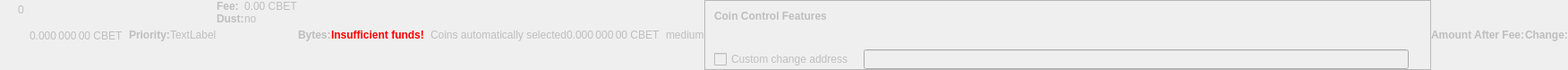
    <widget class="QWidget" name="dummyHideWidget" native="true">
     <property name="enabled">
      <bool>false</bool>
     </property>
     <property name="maximumSize">
      <size>
       <width>100</width>
       <height>22</height>
      </size>
     </property>
     <layout class="QHBoxLayout" name="dummyHideLayout">
      <property name="spacing">
       <number>0</number>
      </property>
      <property name="leftMargin">
       <number>0</number>
      </property>
      <property name="topMargin">
       <number>0</number>
      </property>
      <property name="rightMargin">
       <number>0</number>
      </property>
      <property name="bottomMargin">
       <number>0</number>
      </property>
      <item>
       <layout class="QFormLayout" name="formLayoutCoinControl1">
        <property name="horizontalSpacing">
         <number>10</number>
        </property>
        <property name="verticalSpacing">
         <number>14</number>
        </property>
        <property name="leftMargin">
         <number>10</number>
        </property>
        <property name="topMargin">
         <number>4</number>
        </property>
        <property name="rightMargin">
         <number>6</number>
        </property>
        <item row="0" column="1">
         <widget class="QLabel" name="labelCoinControlBytes">
          <property name="cursor">
           <cursorShape>IBeamCursor</cursorShape>
          </property>
          <property name="contextMenuPolicy">
           <enum>Qt::ActionsContextMenu</enum>
          </property>
          <property name="text">
           <string notr="true">0</string>
          </property>
          <property name="textInteractionFlags">
           <set>Qt::LinksAccessibleByMouse|Qt::TextSelectableByKeyboard|Qt::TextSelectableByMouse</set>
          </property>
         </widget>
        </item>
       </layout>
      </item>
      <item>
       <widget class="QLabel" name="labelCoinControlAfterFee">
        <property name="enabled">
         <bool>false</bool>
        </property>
        <property name="sizePolicy">
         <sizepolicy hsizetype="Fixed" vsizetype="Fixed">
          <horstretch>0</horstretch>
          <verstretch>0</verstretch>
         </sizepolicy>
        </property>
        <property name="minimumSize">
         <size>
          <width>111</width>
          <height>12</height>
         </size>
        </property>
        <property name="maximumSize">
         <size>
          <width>111</width>
          <height>12</height>
         </size>
        </property>
        <property name="cursor">
         <cursorShape>IBeamCursor</cursorShape>
        </property>
        <property name="contextMenuPolicy">
         <enum>Qt::ActionsContextMenu</enum>
        </property>
        <property name="text">
         <string notr="true">0.000 000 00 CBET</string>
        </property>
        <property name="textInteractionFlags">
         <set>Qt::LinksAccessibleByMouse|Qt::TextSelectableByKeyboard|Qt::TextSelectableByMouse</set>
        </property>
       </widget>
      </item>
      <item>
       <widget class="QLabel" name="labelCoinControlPriorityText">
        <property name="enabled">
         <bool>false</bool>
        </property>
        <property name="font">
         <font>
          <weight>75</weight>
          <bold>true</bold>
         </font>
        </property>
        <property name="text">
         <string>Priority:</string>
        </property>
       </widget>
      </item>
      <item>
       <layout class="QHBoxLayout" name="horizontalLayout">
        <item>
         <widget class="QLabel" name="WarningLabel">
          <property name="text">
           <string>TextLabel</string>
          </property>
         </widget>
        </item>
       </layout>
      </item>
      <item>
       <layout class="QFormLayout" name="formLayoutCoinControl3">
        <property name="horizontalSpacing">
         <number>0</number>
        </property>
        <property name="verticalSpacing">
         <number>0</number>
        </property>
        <property name="leftMargin">
         <number>0</number>
        </property>
        <property name="topMargin">
         <number>0</number>
        </property>
        <property name="rightMargin">
         <number>0</number>
        </property>
        <item row="0" column="0">
         <widget class="QLabel" name="labelCoinControlFeeText">
          <property name="enabled">
           <bool>false</bool>
          </property>
          <property name="font">
           <font>
            <weight>75</weight>
            <bold>true</bold>
           </font>
          </property>
          <property name="text">
           <string>Fee:</string>
          </property>
          <property name="margin">
           <number>0</number>
          </property>
         </widget>
        </item>
        <item row="0" column="1">
         <widget class="QLabel" name="labelCoinControlFee">
          <property name="enabled">
           <bool>false</bool>
          </property>
          <property name="cursor">
           <cursorShape>IBeamCursor</cursorShape>
          </property>
          <property name="contextMenuPolicy">
           <enum>Qt::ActionsContextMenu</enum>
          </property>
          <property name="text">
           <string notr="true">0.00 CBET</string>
          </property>
          <property name="textInteractionFlags">
           <set>Qt::LinksAccessibleByMouse|Qt::TextSelectableByKeyboard|Qt::TextSelectableByMouse</set>
          </property>
         </widget>
        </item>
        <item row="1" column="0">
         <widget class="QLabel" name="labelCoinControlLowOutputText">
          <property name="enabled">
           <bool>false</bool>
          </property>
          <property name="font">
           <font>
            <weight>75</weight>
            <bold>true</bold>
           </font>
          </property>
          <property name="text">
           <string>Dust:</string>
          </property>
         </widget>
        </item>
        <item row="1" column="1">
         <widget class="QLabel" name="labelCoinControlLowOutput">
          <property name="enabled">
           <bool>false</bool>
          </property>
          <property name="cursor">
           <cursorShape>IBeamCursor</cursorShape>
          </property>
          <property name="contextMenuPolicy">
           <enum>Qt::ActionsContextMenu</enum>
          </property>
          <property name="text">
           <string>no</string>
          </property>
          <property name="textInteractionFlags">
           <set>Qt::LinksAccessibleByMouse|Qt::TextSelectableByKeyboard|Qt::TextSelectableByMouse</set>
          </property>
         </widget>
        </item>
       </layout>
      </item>
      <item>
       <widget class="QLabel" name="labelCoinControlBytesText">
        <property name="enabled">
         <bool>false</bool>
        </property>
        <property name="font">
         <font>
          <weight>75</weight>
          <bold>true</bold>
         </font>
        </property>
        <property name="text">
         <string>Bytes:</string>
        </property>
       </widget>
      </item>
      <item>
       <layout class="QFormLayout" name="formLayoutCoinControl2">
        <property name="horizontalSpacing">
         <number>0</number>
        </property>
        <property name="verticalSpacing">
         <number>0</number>
        </property>
        <property name="leftMargin">
         <number>0</number>
        </property>
        <property name="topMargin">
         <number>0</number>
        </property>
        <property name="rightMargin">
         <number>0</number>
        </property>
       </layout>
      </item>
      <item>
       <layout class="QHBoxLayout" name="horizontalLayoutCoinControl2">
        <property name="spacing">
         <number>0</number>
        </property>
        <property name="bottomMargin">
         <number>0</number>
        </property>
       </layout>
      </item>
      <item>
       <widget class="QLabel" name="labelCoinControlInsuffFunds">
        <property name="enabled">
         <bool>false</bool>
        </property>
        <property name="minimumSize">
         <size>
          <width>0</width>
          <height>0</height>
         </size>
        </property>
        <property name="font">
         <font>
          <weight>75</weight>
          <bold>true</bold>
         </font>
        </property>
        <property name="styleSheet">
         <string notr="true">color:red;font-weight:bold;</string>
        </property>
        <property name="text">
         <string>Insufficient funds!</string>
        </property>
        <property name="margin">
         <number>5</number>
        </property>
       </widget>
      </item>
      <item>
       <layout class="QFormLayout" name="formLayoutCoinControl4">
        <property name="horizontalSpacing">
         <number>0</number>
        </property>
        <property name="verticalSpacing">
         <number>0</number>
        </property>
        <property name="leftMargin">
         <number>0</number>
        </property>
        <property name="topMargin">
         <number>0</number>
        </property>
        <property name="rightMargin">
         <number>0</number>
        </property>
       </layout>
      </item>
      <item>
       <widget class="QLabel" name="labelCoinControlChangeLabel">
        <property name="enabled">
         <bool>false</bool>
        </property>
        <property name="sizePolicy">
         <sizepolicy hsizetype="Preferred" vsizetype="Expanding">
          <horstretch>0</horstretch>
          <verstretch>0</verstretch>
         </sizepolicy>
        </property>
        <property name="minimumSize">
         <size>
          <width>0</width>
          <height>0</height>
         </size>
        </property>
        <property name="text">
         <string/>
        </property>
        <property name="margin">
         <number>3</number>
        </property>
       </widget>
      </item>
      <item>
       <widget class="QLabel" name="labelCoinControlAutomaticallySelected">
        <property name="enabled">
         <bool>false</bool>
        </property>
        <property name="sizePolicy">
         <sizepolicy hsizetype="Fixed" vsizetype="Fixed">
          <horstretch>0</horstretch>
          <verstretch>0</verstretch>
         </sizepolicy>
        </property>
        <property name="minimumSize">
         <size>
          <width>0</width>
          <height>0</height>
         </size>
        </property>
        <property name="maximumSize">
         <size>
          <width>240</width>
          <height>16777215</height>
         </size>
        </property>
        <property name="text">
         <string>Coins automatically selected</string>
        </property>
        <property name="margin">
         <number>5</number>
        </property>
       </widget>
      </item>
      <item>
       <widget class="QLabel" name="labelCoinControlChange">
        <property name="enabled">
         <bool>false</bool>
        </property>
        <property name="sizePolicy">
         <sizepolicy hsizetype="Fixed" vsizetype="Fixed">
          <horstretch>0</horstretch>
          <verstretch>0</verstretch>
         </sizepolicy>
        </property>
        <property name="minimumSize">
         <size>
          <width>111</width>
          <height>0</height>
         </size>
        </property>
        <property name="maximumSize">
         <size>
          <width>111</width>
          <height>16777215</height>
         </size>
        </property>
        <property name="cursor">
         <cursorShape>IBeamCursor</cursorShape>
        </property>
        <property name="contextMenuPolicy">
         <enum>Qt::ActionsContextMenu</enum>
        </property>
        <property name="text">
         <string notr="true">0.000 000 00 CBET</string>
        </property>
        <property name="textInteractionFlags">
         <set>Qt::LinksAccessibleByMouse|Qt::TextSelectableByKeyboard|Qt::TextSelectableByMouse</set>
        </property>
       </widget>
      </item>
      <item>
       <widget class="QLabel" name="labelCoinControlPriority">
        <property name="enabled">
         <bool>false</bool>
        </property>
        <property name="cursor">
         <cursorShape>IBeamCursor</cursorShape>
        </property>
        <property name="contextMenuPolicy">
         <enum>Qt::ActionsContextMenu</enum>
        </property>
        <property name="text">
         <string>medium</string>
        </property>
        <property name="textInteractionFlags">
         <set>Qt::LinksAccessibleByMouse|Qt::TextSelectableByKeyboard|Qt::TextSelectableByMouse</set>
        </property>
       </widget>
      </item>
      <item>
       <widget class="QFrame" name="frameCoinControl">
        <property name="sizePolicy">
         <sizepolicy hsizetype="Expanding" vsizetype="Expanding">
          <horstretch>0</horstretch>
          <verstretch>0</verstretch>
         </sizepolicy>
        </property>
        <property name="maximumSize">
         <size>
          <width>16777215</width>
          <height>16777215</height>
         </size>
        </property>
        <property name="frameShape">
         <enum>QFrame::StyledPanel</enum>
        </property>
        <property name="frameShadow">
         <enum>QFrame::Sunken</enum>
        </property>
        <layout class="QVBoxLayout" name="verticalLayoutCoinControl2_2">
         <property name="spacing">
          <number>0</number>
         </property>
         <property name="leftMargin">
          <number>0</number>
         </property>
         <property name="topMargin">
          <number>0</number>
         </property>
         <property name="rightMargin">
          <number>0</number>
         </property>
         <property name="bottomMargin">
          <number>0</number>
         </property>
         <item>
          <layout class="QVBoxLayout" name="verticalLayoutCoinControl" stretch="0,0,0,1">
           <property name="spacing">
            <number>0</number>
           </property>
           <property name="leftMargin">
            <number>10</number>
           </property>
           <property name="topMargin">
            <number>10</number>
           </property>
           <item>
            <layout class="QHBoxLayout" name="horizontalLayoutCoinControl1">
             <property name="bottomMargin">
              <number>15</number>
             </property>
             <item>
              <widget class="QLabel" name="labelCoinControlFeatures">
               <property name="enabled">
                <bool>false</bool>
               </property>
               <property name="sizePolicy">
                <sizepolicy hsizetype="Preferred" vsizetype="Maximum">
                 <horstretch>0</horstretch>
                 <verstretch>0</verstretch>
                </sizepolicy>
               </property>
               <property name="font">
                <font>
                 <weight>75</weight>
                 <bold>true</bold>
                </font>
               </property>
               <property name="styleSheet">
                <string notr="true">font-weight:bold;</string>
               </property>
               <property name="text">
                <string>Coin Control Features</string>
               </property>
              </widget>
             </item>
            </layout>
           </item>
           <item>
            <widget class="QWidget" name="widgetCoinControl" native="true">
             <property name="sizePolicy">
              <sizepolicy hsizetype="Preferred" vsizetype="Preferred">
               <horstretch>0</horstretch>
               <verstretch>0</verstretch>
              </sizepolicy>
             </property>
             <property name="minimumSize">
              <size>
               <width>0</width>
               <height>0</height>
              </size>
             </property>
             <property name="styleSheet">
              <string notr="true"/>
             </property>
             <layout class="QHBoxLayout" name="horizontalLayoutCoinControl5_2">
              <property name="leftMargin">
               <number>0</number>
              </property>
              <property name="topMargin">
               <number>0</number>
              </property>
              <property name="rightMargin">
               <number>0</number>
              </property>
              <property name="bottomMargin">
               <number>0</number>
              </property>
              <item>
               <layout class="QHBoxLayout" name="horizontalLayoutCoinControl3">
                <property name="spacing">
                 <number>20</number>
                </property>
                <property name="topMargin">
                 <number>0</number>
                </property>
                <property name="bottomMargin">
                 <number>10</number>
                </property>
               </layout>
              </item>
             </layout>
            </widget>
           </item>
           <item>
            <layout class="QHBoxLayout" name="horizontalLayoutCoinControl4" stretch="0,0,0">
             <property name="spacing">
              <number>12</number>
             </property>
             <property name="sizeConstraint">
              <enum>QLayout::SetDefaultConstraint</enum>
             </property>
             <property name="topMargin">
              <number>5</number>
             </property>
             <property name="rightMargin">
              <number>5</number>
             </property>
             <item>
              <widget class="QCheckBox" name="checkBoxCoinControlChange">
               <property name="enabled">
                <bool>false</bool>
               </property>
               <property name="toolTip">
                <string>If this is activated, but the change address is empty or invalid, change will be sent to a newly generated address.</string>
               </property>
               <property name="text">
                <string>Custom change address</string>
               </property>
              </widget>
             </item>
             <item>
              <widget class="QValidatedLineEdit" name="lineEditCoinControlChange">
               <property name="enabled">
                <bool>false</bool>
               </property>
               <property name="sizePolicy">
                <sizepolicy hsizetype="Expanding" vsizetype="Fixed">
                 <horstretch>0</horstretch>
                 <verstretch>0</verstretch>
                </sizepolicy>
               </property>
              </widget>
             </item>
             <item>
              <widget class="QLabel" name="labelCoinControlChangeLabel_2">
               <property name="sizePolicy">
                <sizepolicy hsizetype="Preferred" vsizetype="Expanding">
                 <horstretch>0</horstretch>
                 <verstretch>0</verstretch>
                </sizepolicy>
               </property>
               <property name="minimumSize">
                <size>
                 <width>0</width>
                 <height>0</height>
                </size>
               </property>
               <property name="text">
                <string/>
               </property>
               <property name="margin">
                <number>3</number>
               </property>
              </widget>
             </item>
            </layout>
           </item>
           <item>
            <spacer name="verticalSpacerCoinControl">
             <property name="orientation">
              <enum>Qt::Vertical</enum>
             </property>
             <property name="sizeHint" stdset="0">
              <size>
               <width>800</width>
               <height>1</height>
              </size>
             </property>
            </spacer>
           </item>
          </layout>
         </item>
        </layout>
       </widget>
      </item>
      <item>
       <widget class="QLabel" name="labelCoinControlAfterFeeText">
        <property name="enabled">
         <bool>false</bool>
        </property>
        <property name="minimumSize">
         <size>
          <width>0</width>
          <height>0</height>
         </size>
        </property>
        <property name="maximumSize">
         <size>
          <width>16777215</width>
          <height>16777215</height>
         </size>
        </property>
        <property name="font">
         <font>
          <weight>75</weight>
          <bold>true</bold>
         </font>
        </property>
        <property name="text">
         <string>Amount After Fee:</string>
        </property>
        <property name="alignment">
         <set>Qt::AlignLeading|Qt::AlignLeft|Qt::AlignVCenter</set>
        </property>
        <property name="margin">
         <number>0</number>
        </property>
       </widget>
      </item>
      <item>
       <widget class="QLabel" name="labelCoinControlChangeText">
        <property name="enabled">
         <bool>false</bool>
        </property>
        <property name="sizePolicy">
         <sizepolicy hsizetype="Preferred" vsizetype="Preferred">
          <horstretch>0</horstretch>
          <verstretch>0</verstretch>
         </sizepolicy>
        </property>
        <property name="minimumSize">
         <size>
          <width>0</width>
          <height>0</height>
         </size>
        </property>
        <property name="maximumSize">
         <size>
          <width>16777215</width>
          <height>16777215</height>
         </size>
        </property>
        <property name="font">
         <font>
          <weight>75</weight>
          <bold>true</bold>
         </font>
        </property>
        <property name="text">
         <string>Change:</string>
        </property>
        <property name="alignment">
         <set>Qt::AlignLeading|Qt::AlignLeft|Qt::AlignVCenter</set>
        </property>
       </widget>
      </item>
     </layout>
    </widget>
